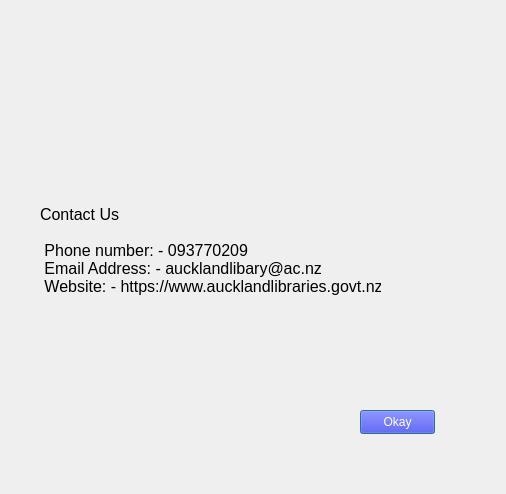
<?xml version="1.0" encoding="UTF-8"?>
<ui version="4.0">
 <class>contactpage</class>
 <widget class="QDialog" name="contactpage">
  <property name="geometry">
   <rect>
    <x>0</x>
    <y>0</y>
    <width>506</width>
    <height>494</height>
   </rect>
  </property>
  <property name="windowTitle">
   <string>Dialog</string>
  </property>
  <widget class="QLabel" name="label_2">
   <property name="geometry">
    <rect>
     <x>40</x>
     <y>60</y>
     <width>181</width>
     <height>51</height>
    </rect>
   </property>
   <property name="text">
    <string/>
   </property>
   <property name="pixmap">
    <pixmap>../../../../Downloads/LibSystem/Image/LibraryLogo.jpg</pixmap>
   </property>
  </widget>
  <widget class="QLabel" name="label_3">
   <property name="geometry">
    <rect>
     <x>40</x>
     <y>60</y>
     <width>181</width>
     <height>51</height>
    </rect>
   </property>
   <property name="text">
    <string/>
   </property>
   <property name="pixmap">
    <pixmap>../../../../Downloads/LibSystem/Image/LibraryLogo.jpg</pixmap>
   </property>
  </widget>
  <widget class="QLabel" name="label_4">
   <property name="geometry">
    <rect>
     <x>40</x>
     <y>70</y>
     <width>181</width>
     <height>51</height>
    </rect>
   </property>
   <property name="text">
    <string/>
   </property>
   <property name="pixmap">
    <pixmap>../../../../Downloads/LibSystem/Image/LibraryLogo.jpg</pixmap>
   </property>
  </widget>
  <widget class="QLabel" name="label">
   <property name="geometry">
    <rect>
     <x>40</x>
     <y>140</y>
     <width>341</width>
     <height>221</height>
    </rect>
   </property>
   <property name="font">
    <font>
     <family>Arial</family>
     <pointsize>12</pointsize>
    </font>
   </property>
   <property name="text">
    <string>Contact Us

 Phone number: - 093770209
 Email Address: - aucklandlibary@ac.nz
 Website: - https://www.aucklandlibraries.govt.nz/</string>
   </property>
  </widget>
  <widget class="QPushButton" name="pushButtonOkay">
   <property name="geometry">
    <rect>
     <x>360</x>
     <y>410</y>
     <width>75</width>
     <height>24</height>
    </rect>
   </property>
   <property name="styleSheet">
    <string notr="true">background-color: blue;
color: white;</string>
   </property>
   <property name="text">
    <string>Okay</string>
   </property>
  </widget>
  <widget class="QLabel" name="label_5">
   <property name="geometry">
    <rect>
     <x>10</x>
     <y>20</y>
     <width>91</width>
     <height>31</height>
    </rect>
   </property>
   <property name="text">
    <string/>
   </property>
   <property name="pixmap">
    <pixmap>../../../Image/LibraryLogo.jpeg</pixmap>
   </property>
  </widget>
 </widget>
 <resources/>
 <connections/>
</ui>
